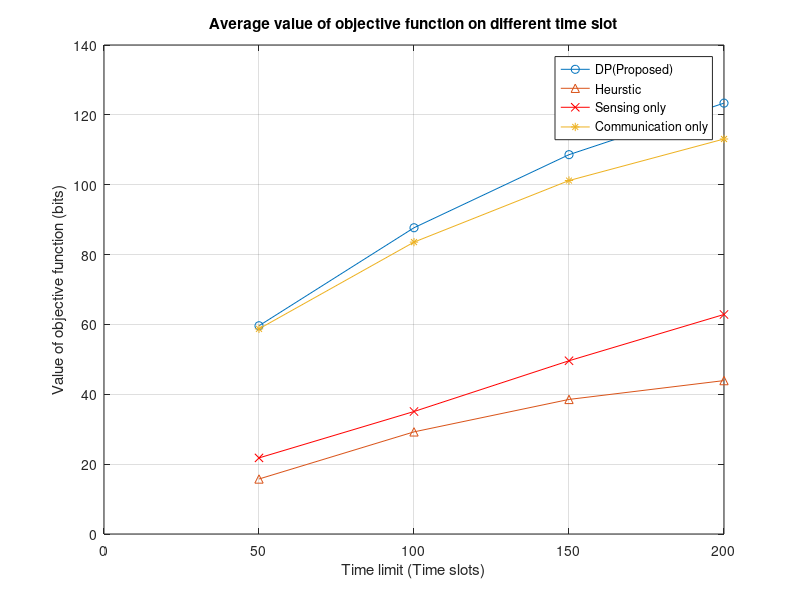
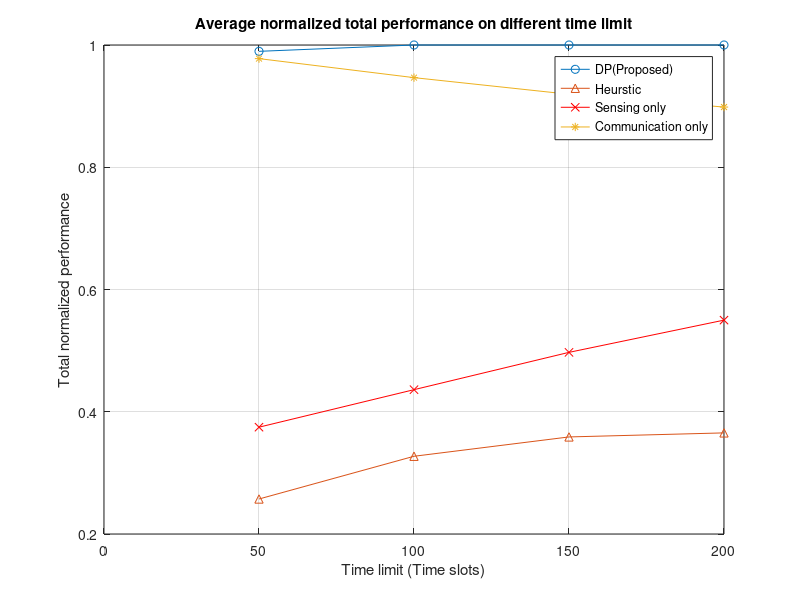
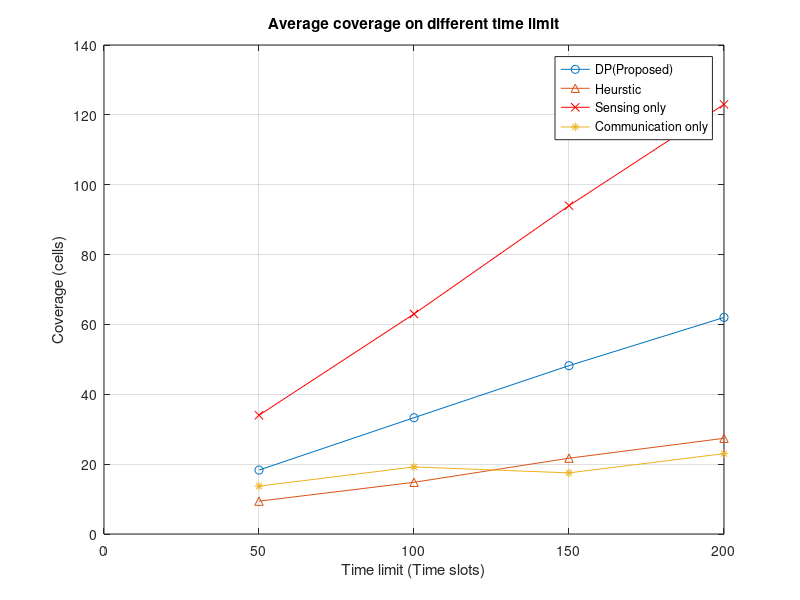
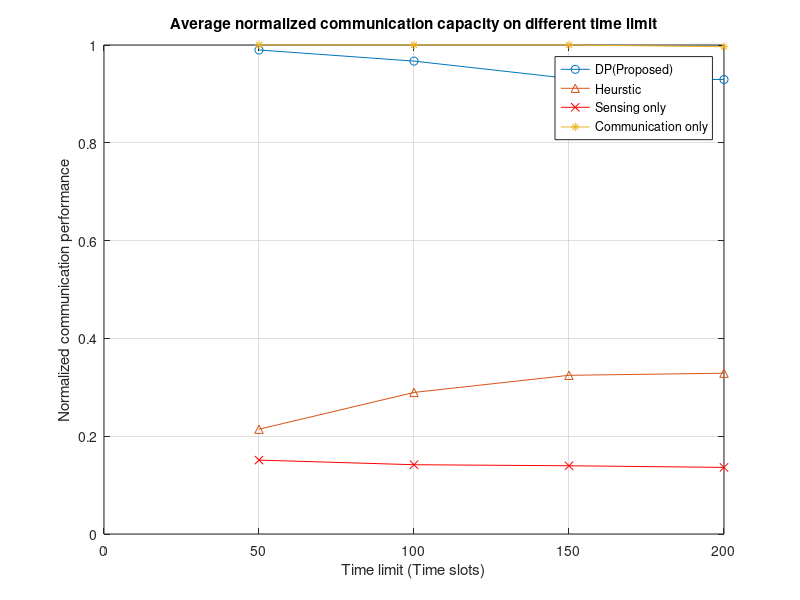

MATLAB code for these plots, in order:
clear all
close all
load('single_time10.mat')

mean_comm_rate_dp=mean(comm_rate_dp_matrix);
mean_comm_rate_sens=mean(comm_rate_sens_matrix);
mean_comm_rate_comm=mean(comm_rate_comm_matrix);
mean_comm_rate_heu=mean(comm_rate_heu_matrix);




figure()
plot(time_slot_max_row, mean_rate_dp, '-o');
hold on
plot(time_slot_max_row, mean_rate_heu, '-^');
plot(time_slot_max_row, mean_rate_sens, 'r-x');
plot(time_slot_max_row, mean_rate_comm, '-*');
ylabel('Value of objective function (bits)')
xlabel('Time limit (Time slots)')
grid on
legend('DP(Proposed)', 'Heurstic', 'Sensing only', 'Communication only')
title("Average value of objective function on different time slot")

figure()
plot(time_slot_max_row, mean_rate_dp_normalized, '-o');
hold on
plot(time_slot_max_row, mean_rate_heu_normalized, '-^');
plot(time_slot_max_row, mean_rate_sens_normalized, 'r-x');
plot(time_slot_max_row, mean_rate_comm_normalized, '-*');
xlabel('Time limit (Time slots)')
ylabel('Total normalized performance')
grid on
legend('DP(Proposed)', 'Heurstic', 'Sensing only', 'Communication only')
title("Average normalized total performance on different time limit")

figure()
plot(time_slot_max_row, mean_N_SAR_dp, '-o');
hold on
plot(time_slot_max_row, mean_N_SAR_heu, '-^');
plot(time_slot_max_row, mean_N_SAR_sens, 'r-x');
plot(time_slot_max_row, mean_N_SAR_comm, '-*');
ylabel('Coverage (cells)')
xlabel('Time limit (Time slots)')
title("Average coverage on different time limit")
grid on
legend('DP(Proposed)', 'Heurstic', 'Sensing only', 'Communication only')

figure()
plot(time_slot_max_row, mean_comm_rate_dp_normalized, '-o');
hold on
plot(time_slot_max_row, mean_comm_rate_heu_normalized, '-^');
plot(time_slot_max_row, mean_comm_rate_sens_nomalized, 'r-x');
plot(time_slot_max_row, mean_comm_rate_comm_normalized, '-*');
xlabel('Time limit (Time slots)')
ylabel('Normalized communication performance')
title("Average normalized communication capacity on different time limit")
grid on
legend('DP(Proposed)', 'Heurstic', 'Sensing only', 'Communication only')

figure()
plot(time_slot_max_row, mean_comm_rate_dp, '-o');
hold on
plot(time_slot_max_row, mean_comm_rate_heu, '-^');
plot(time_slot_max_row, mean_comm_rate_sens, 'r-x');
plot(time_slot_max_row, mean_comm_rate_comm, '-*');
xlabel('Time limit (Time slots)')
ylabel('Communication performance (bits)')
title("Average communication capacity on different time limit")
grid on
legend('DP(Proposed)', 'Heurstic', 'Sensing only', 'Communication only')